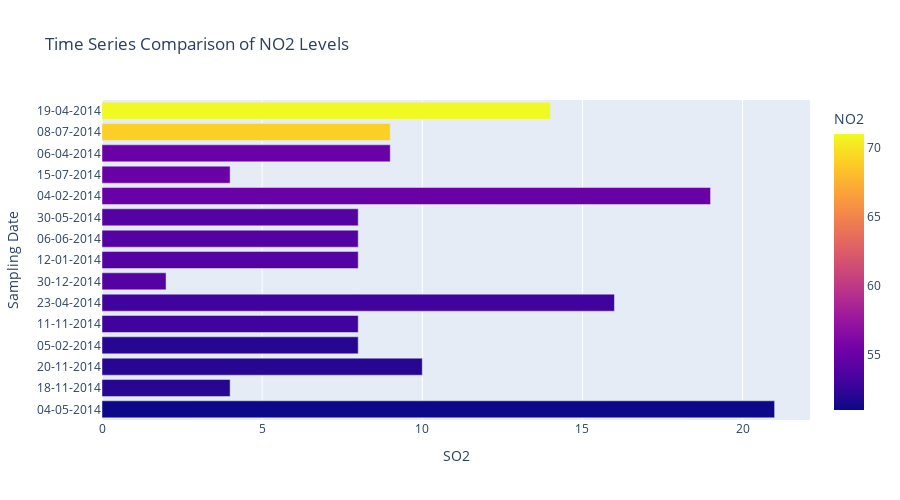

Notebook code cell kept with this figure:
### Code cell
px.bar(new_data.sort_values(by='NO2').tail(15), x = 'SO2', y = 'Sampling Date', 
       color = 'NO2',title="Time Series Comparison of NO2 Levels", orientation ='h',  height = 500, 
       hover_data = ['Sampling Date', 'NO2'])

### Figure 1 — Plotly figure (JSON) as saved in the notebook; plotly's stock layout.template omitted (floating-point values rounded to 4 significant figures)
{"data": [{"alignmentgroup": "True", "customdata": [[51], [52], [52], [52], [53], [53], [54], [54], [54], [54], [55], [55], [55], [69], [71]], "hovertemplate": "SO2=%{x}<br>Sampling Date=%{y}<br>NO2=%{marker.color}<extra></extra>", "legendgroup": "", "marker": {"color": [51, 52, 52, 52, 53, 53, 54, 54, 54, 54, 55, 55, 55, 69, 71], "coloraxis": "coloraxis", "pattern": {"shape": ""}}, "name": "", "offsetgroup": "", "orientation": "h", "showlegend": false, "textposition": "auto", "type": "bar", "x": [21, 4, 10, 8, 8, 16, 2, 8, 8, 8, 19, 4, 9, 9, 14], "xaxis": "x", "y": ["04-05-2014", "18-11-2014", "20-11-2014", "05-02-2014", "11-11-2014", "23-04-2014", "30-12-2014", "12-01-2014", "06-06-2014", "30-05-2014", "04-02-2014", "15-07-2014", "06-04-2014", "08-07-2014", "19-04-2014"], "yaxis": "y"}], "layout": {"barmode": "relative", "coloraxis": {"colorbar": {"title": {"text": "NO2"}}, "colorscale": [[0, "#0d0887"], [0.1111, "#46039f"], [0.2222, "#7201a8"], [0.3333, "#9c179e"], [0.4444, "#bd3786"], [0.5556, "#d8576b"], [0.6667, "#ed7953"], [0.7778, "#fb9f3a"], [0.8889, "#fdca26"], [1, "#f0f921"]]}, "height": 500, "legend": {"tracegroupgap": 0}, "title": {"text": "Time Series Comparison of NO2 Levels"}, "xaxis": {"anchor": "y", "domain": [0, 1], "title": {"text": "SO2"}}, "yaxis": {"anchor": "x", "domain": [0, 1], "title": {"text": "Sampling Date"}}}}
